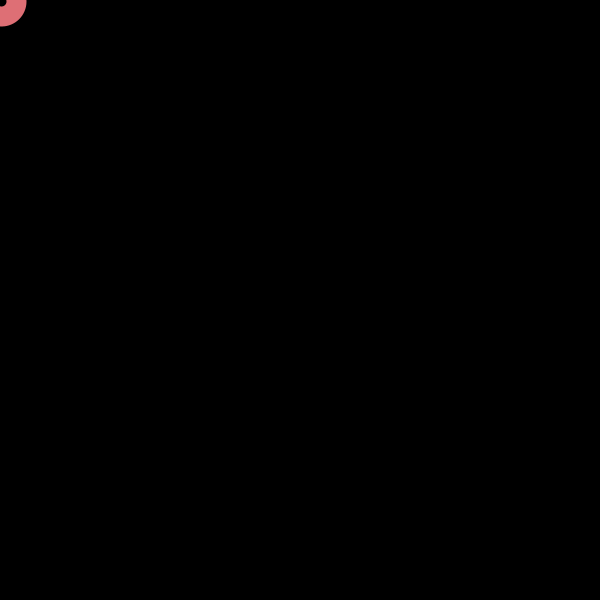
Frame 1 (no input)
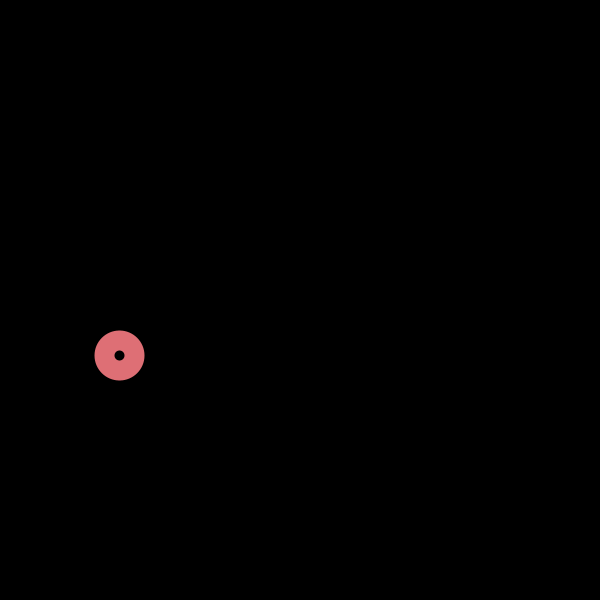
Frame 60 (the mouse pressed at the canvas centre just before this capture)
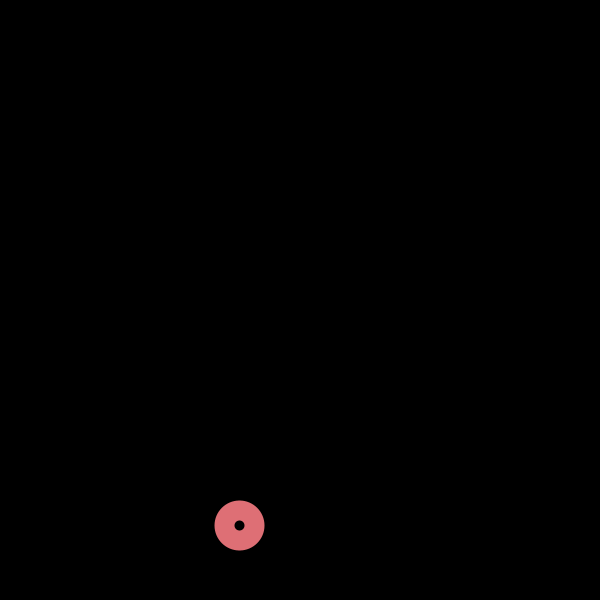
Frame 120 (the mouse held since frame 60 and released just before this capture)

The Processing sketch that drew these frames (run headless with seeded random() and noise(); from frame 60 on, the mouse is pressed at the canvas centre):

// Processing sketch: processing_90356
// ── processing_90356.pde

/*
Kristian Hallegado
It's Alive!!!
make a cirle that "breathes" using variables and for loops.
*/

int xPos = 1;
int yPos = 1;
int xCount = 2;
int yCount = 5;

void setup(){
//  frameRate(100);
  size(600,600);
  smooth();
}



void draw(){
  background(0);
  noFill(); 
  stroke(222,111,117);
  strokeWeight(20);
  ellipse(xPos,yPos,30,30);
  xPos = xPos + xCount; //index the position by 1
  if(xPos >= 600 || xPos <= 0){
    xCount = -xCount; //reverse when you hit the far end
  }
   yPos = yPos + round(yCount + 1); //index the position by 1
  if(yPos >= 600 || yPos <= 0){
    yCount = -yCount; //reverse when you hit the far end
  }
}
